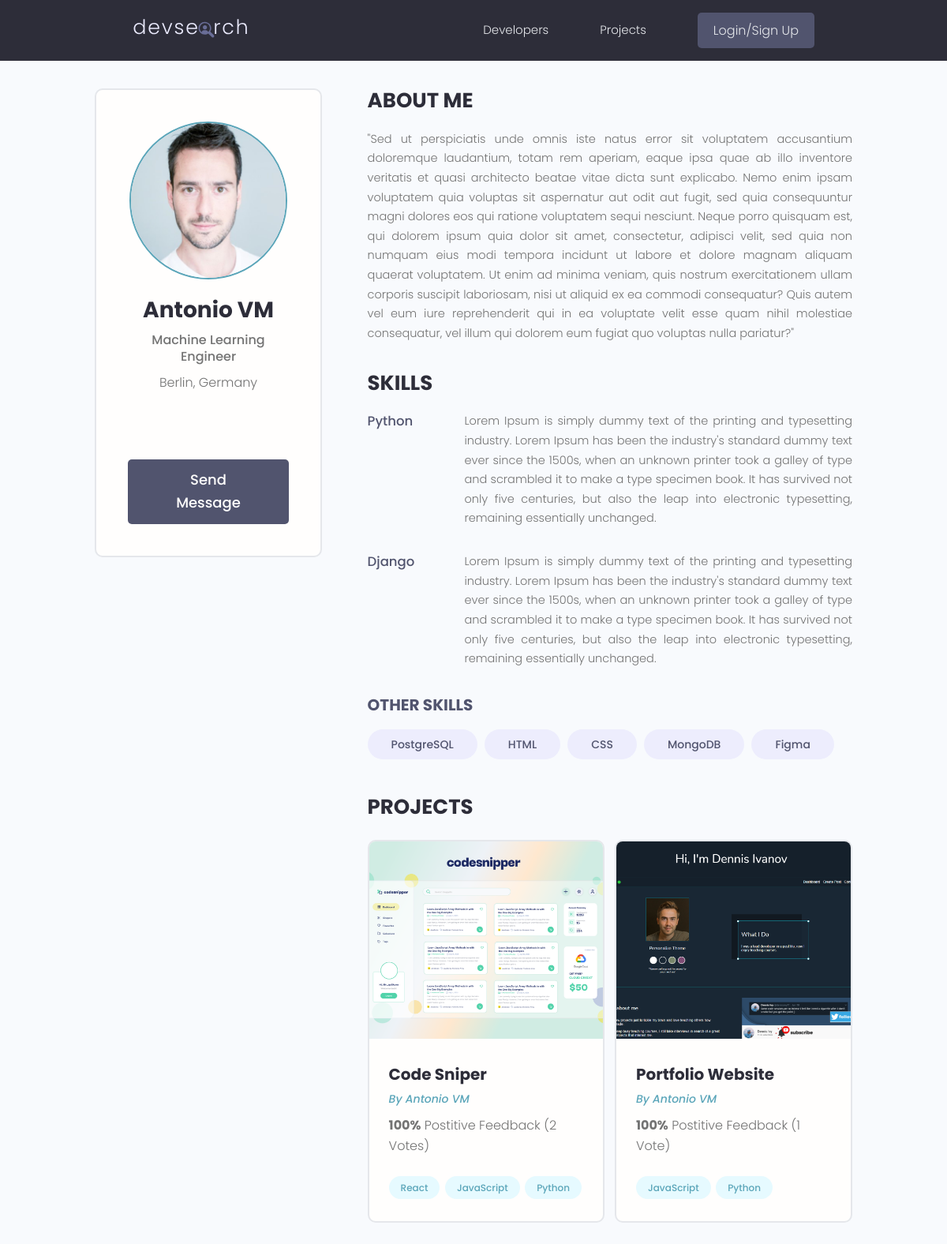
The app's page /profile/a56152d3-19b6-44ce-b52c-3389d2f75942/ with its own data.
### users/models.py (models this page shows, shortened)
class Profile(models.Model):
    user = models.OneToOneField(
        User, on_delete=models.CASCADE, null=True, blank=True)
    name = models.CharField(max_length=200, null=True, blank=True)
    email = models.EmailField(max_length=500, blank=True, null=True)
    username = models.CharField(max_length=200, null=True, blank=True)
    location = models.CharField(max_length=200, null=True, blank=True)
    short_intro = models.CharField(max_length=200, blank=True, null=True)
    bio = models.TextField(blank=True, null=True)
    profile_image = models.ImageField(
        null=True, blank=True, upload_to='profiles/',
        default='profiles/user-default.png')
    social_github = models.CharField(max_length=200, null=True, blank=True)
    social_twitter = models.CharField(max_length=200, null=True, blank=True)
    social_linkedin = models.CharField(max_length=200, null=True, blank=True)
    social_youtube = models.CharField(max_length=200, null=True, blank=True)
    social_website = models.CharField(max_length=200, null=True, blank=True)
    created = models.DateTimeField(auto_now_add=True)
    id = models.UUIDField(default=uuid.uuid4,
                            unique=True,
                            primary_key=True,
                            editable=False)
    class Meta:
        ordering = ['created']
    @property
    def imageURL(self):
        try:
            url = self.profile_image.url
        except:
            url = ''
        return url

class Skill(models.Model):
    owner = models.ForeignKey(
        Profile, on_delete=models.CASCADE, null=True, blank=True)
    name = models.CharField(max_length=200, null=True, blank=True)
    description = models.TextField(null=True, blank=True)
    created = models.DateTimeField(auto_now_add=True)
    id = models.UUIDField(default=uuid.uuid4,
                            unique=True,
                            primary_key=True,
                            editable=False)
    def __str__(self):
        return str(self.name)

### projects/models.py (models this page shows, shortened)
class Project(models.Model):
    owner = models.ForeignKey(
        Profile, null=True, blank=True, on_delete=models.CASCADE)
    title = models.CharField(max_length=200)
    description = models.TextField(null=True, blank=True)
    featured_image = models.ImageField(null=True, blank=True, default="default.jpg")
    demo_link = models.CharField(max_length=2000, null=True, blank=True)
    source_link = models.CharField(max_length=2000, null=True, blank=True)
    tags = models.ManyToManyField('Tag', blank=True)
    vote_total = models.IntegerField(default=0, null=True, blank=True)
    vote_ratio = models.IntegerField(default=0, null=True, blank=True)
    created = models.DateTimeField(auto_now_add=True)
    id = models.UUIDField(default=uuid.uuid4,
                            unique=True,
                            primary_key=True,
                            editable=False)
    class Meta:
        ordering = ['-vote_ratio','-vote_total', 'title']
    @property
    def imageURL(self):
        try:
            url = self.featured_image.url
        except:
            url = ''
        return url

class Tag(models.Model):
    name = models.CharField(max_length=200)
    created = models.DateTimeField(auto_now_add=True)
    id = models.UUIDField(default=uuid.uuid4,
                            unique=True,
                            primary_key=True,
                            editable=False)
    def __str__(self):
        return self.name

### users/views.py (the view)
# urls.py: path("profile/<str:pk>/", views.userProfile, name="user-profile"),
def userProfile(request, pk):
    profile = Profile.objects.get(id=pk)
    topSkills = profile.skill_set.exclude(description__exact="")
    otherSkills = profile.skill_set.filter(description="")
    context = {'profile': profile,
                'topSkills':topSkills, 'otherSkills':otherSkills }
    return render(request, 'users/user-profile.html', context)

### users/templates/users/user-profile.html (shortened to what this page needs)
{% extends 'main.html' %}
{% block content %}
<main class="profile my-md">
  <div class="container">
    <div class="layout">
      <div class="column column--1of3">
        <div class="card text-center">
          <div class="card__body dev">
            <img class="avatar avatar--xl" src="{{ profile.imageURL }}" />
            <h2 class="dev__name">{{profile.name}}</h2>
            <p class="dev__title">{{profile.short_intro}}</p>
            <p class="dev__location">{{profile.location}}</p>
            <ul class="dev__social">
            </ul>
						{% if request.user.profile.id != profile.id %}
            <a href="{% url 'create-message' profile.id %}" class="btn btn--sub btn--lg">Send Message </a>
						{% endif %}
					</div>
        </div>
			</div>
      <div class="column column--2of3">
        <div class="devInfo">
          <h3 class="devInfo__title">About Me</h3>
          <p class="devInfo__about">{{profile.bio}}</p>
        </div>
        <div class="devInfo">
          <h3 class="devInfo__title">Skills</h3>
          <div class="devInfo__skills">
						{% for skill in topSkills %}
							<div class="devSkill">
									<h4 class="devSkill__title">{{skill.name}}</h4>
									<p class="devSkill__info">{{skill.description}}</p>
							</div>
						{% endfor %}
						<h3 class="devInfo__subtitle">Other Skills</h3>
						<div class="devInfo__otherSkills">
							{% for skill in otherSkills %}
								<span class="tag tag--pill tag--sub tag--lg">
										<small>{{skill}}</small>
								</span>
							{% endfor %}
						</div>
          </div>
        </div>
        <div class="devInfo">
          <h3 class="devInfo__title">Projects</h3>
          <div class="grid grid--two">
						{% for project in profile.project_set.all %}
							<div class="column">
								<div class="card project">
									<a href="{% url 'project' project.id %}" class="project">
										<img class="project__thumbnail" src="{{project.imageURL}}" alt="project thumbnail" />
										<div class="card__body">
											<h3 class="project__title">{{project.title}}</h3>
											<p><a class="project__author" href="{% url 'user-profile' project.owner.id %}">By {{project.owner.name}}</a></p>
											<p class="project--rating">
													<span style="font-weight: bold;">{{project.vote_ratio}}%</span>
													Postitive Feedback ({{project.vote_total}} Vote{{project.vote_total|pluralize:"s"}})
											</p>
											<div class="project__tags">
												{% for tag in project.tags.all %}
													<span class="tag tag--pill tag--main">
															<small>{{tag}}</small>
													</span>
												{% endfor %}
											</div>
										</div>
									</a>
								</div>
							</div>
						{% endfor %}
          </div>
        </div>
      </div>
    </div>
  </div>
</main>
{% endblock content %}

### static/styles/app.css (style rules this page uses)
:root { --color-sub: #2d2d39; }
.btn--sub { background-color: var(--color-sub-light); }
.card { border: 2px solid var(--color-light); }
img { width: 100%; }
.profile .card > .dev { padding: 4rem; }
.dev__name { color: var(--color-sub); font-size: 2.8rem; font-weight: 700; margin-top: 1rem; margin-bottom: 0.5rem; }
.dev__title { font-size: 1.6rem; font-weight: 500; line-height: 1.3; }
.dev__location { margin-top: 1rem; }
.dev__social { margin: 3rem 0; list-style: none; display: flex; justify-content: center; gap: 1.5rem; }
.devInfo { margin-bottom: 3rem; }
.devInfo__title, .devInfo__subtitle { font-size: 2.6rem; color: var(--color-sub); text-transform: uppercase; font-weight: 700; margin-bottom: 1.5rem; }
.devInfo__subtitle { font-size: 2rem; color: var(--color-sub-light); }
.devInfo__about, .devSkill__info { font-size: 1.45rem; line-height: 1.7; text-align: justify; }
.devSkill { margin-bottom: 3rem; }
.devSkill__title { font-size: 1.65rem; font-weight: 500; color: var(--color-sub-light); }
@media screen and (min-width: 700px) { .devSkill { display: flex; justify-content: space-between; gap: 3rem; } }
@media screen and (min-width: 700px) { .devSkill__info { flex-basis: 80%; } }
.project__author { font-size: 1.4rem; font-style: italic; }
.project--rating { margin-bottom: 1.6em; margin-top: .5em; }
.project__thumbnail { height: 25rem; object-fit: cover; object-position: top center; }
.project__title { font-size: 2rem; font-weight: 700; color: var(--color-sub); }

### static/uikit/styles/modules/_variables.css (style rules this page uses)
:root { --color-main: #5aa5b9; --color-main-light: #e6faff; --color-sub: #3f4156; --color-sub-light: #51546e; --color-sub-lighter: #ededfd; --color-text: #737373; --color-gray: #8b8b8b; --color-light: #e5e7eb; --color-light-gray: #767676; --color-bg: #f8fafd; --color-white: #fffefd; --color-white-light: #f3f3f3; --color-success: #359e64; --color-success-bg: #def8e8; --color-error: #fc4b0b; --color-error-bg: #fff2ee; --font-base: 'Poppins', arial, helvetica, 'Segoe UI', roboto, ubuntu, sans-serif; --font-monospace: 'Fira Code', 'Courier New', courier, monospace; --font-regular: 300; --font-medium: 500; --font-bold: 700; --generic-shadow: 1px 1px 5px #00000010; --generic-transition: all 0.3s ease-in-out; }

### static/uikit/styles/modules/_base.css (style rules this page uses)
* { margin: 0; padding: 0; box-sizing: border-box; text-rendering: optimizeLegibility; color: inherit; font-size: inherit; }
html { font-size: 50%; }
@media only screen and (min-width: 480px) { html { font-size: 56.25%; } }
@media only screen and (min-width: 1200px) { html { font-size: 62.5%; } }
body { line-height: 1.6; font-weight: 400; font-size: 1.5rem; color: var(--color-text); background-color: var(--color-bg); min-height: 100vh; }

### static/uikit/styles/modules/_typography.css (style rules this page uses)
* { font-family: var(--font-base); }
h2 { font-size: 3.6rem; font-weight: var(--font-bold); }
h3 { font-size: 3.2rem; font-weight: var(--font-medium); }
h4 { font-size: 2.8rem; font-weight: var(--font-medium); }
p, span, strong { font-size: 1.6rem; color: var(--color-text); font-weight: var(--font-regular); }
a { padding-bottom: 2px; text-decoration: none; display: inline-block; color: var(--color-main); font-weight: var(--font-medium); }

### static/uikit/styles/modules/_utilities.css (style rules this page uses)
.container { width: 92%; max-width: 165rem; margin: 0 auto; box-sizing: border-box; }
@media screen and (min-width: 1000px) { .container { width: 90%; } }
@media screen and (min-width: 1200px) { .container { width: 80%; } }
.text-center { text-align: center; }
.my-md { margin: 3rem auto; }

### static/uikit/styles/modules/_avatar.css (style rules this page uses)
.avatar { border-radius: 50%; border: 2px solid var(--color-main); object-fit: cover; }
.avatar--xl { height: 20rem; width: 20rem; }

### static/uikit/styles/modules/_button.css (style rules this page uses)
.btn { display: inline-block; position: relative; cursor: pointer; background-color: var(--color-light); font-weight: var(--font-medium); color: var(--color-sub); text-decoration: none; padding: 1rem 2rem; border-radius: 0.5rem; border: none; width: -webkit-fit-content; width: -moz-fit-content; width: fit-content; height: -webkit-fit-content; height: -moz-fit-content; height: fit-content; font-size: 1.6rem; outline-width: 0; outline-color: transparent; -webkit-backface-visibility: hidden; backface-visibility: hidden; transition: all 0.3s ease-in-out; }
.btn--sub { background-color: var(--color-sub); color: var(--color-white); }
.btn--lg { font-size: 1.8rem; padding: 1.2rem 4.5rem; }

### static/uikit/styles/modules/_card.css (style rules this page uses)
.card { border-radius: 1rem; background-color: var(--color-white); border: 1.5px solid var(--color-light); width: auto; height: auto; margin-top: 0.5rem; margin-bottom: 0.5rem; overflow: hidden; }
.card__body, .card__header { padding: 2rem 2.5rem; }

### records on screen
Profile: imageURL (picture), name "Antonio VM", short_intro "Machine Learning Engineer", location "Berlin, Germany", bio "\"Sed ut perspiciatis unde omnis iste natus error sit voluptatem accusantium doloremque laudantium, totam rem aperiam, eaque ipsa quae ab illo inventore veritatis et quasi architecto beatae vitae dicta sunt explicabo. Nemo enim ipsam voluptatem quia voluptas sit aspernatur aut odit aut fugit, sed quia consequuntur magni dolores eos qui ratione voluptatem sequi nesciunt. Neque porro quisquam est, qui dolorem ipsum quia dolor sit amet, consectetur, adipisci velit, sed quia non numquam eius modi tempora incidunt ut labore et dolore magnam aliquam quaerat voluptatem. Ut enim ad minima veniam, quis nostrum exercitationem ullam corporis suscipit laboriosam, nisi ut aliquid ex ea commodi…"
Skill: name "Python", description "Lorem Ipsum is simply dummy text of the printing and typesetting industry. Lorem Ipsum has been the industry's standard dummy text ever since the 1500s, when an unknown printer took a galley of type and scrambled it to make a type specimen book. It has survived not only five centuries, but also the leap into electronic typesetting, remaining essentially unchanged."
Skill: name "Django", description "Lorem Ipsum is simply dummy text of the printing and typesetting industry. Lorem Ipsum has been the industry's standard dummy text ever since the 1500s, when an unknown printer took a galley of type and scrambled it to make a type specimen book. It has survived not only five centuries, but also the leap into electronic typesetting, remaining essentially unchanged."
Skill: name "PostgreSQL"
Skill: name "HTML"
Skill: name "CSS"
Skill: name "MongoDB"
Skill: name "Figma"
Project: imageURL (picture), title "Code Sniper", owner.name "Antonio VM", vote_ratio "100", vote_total "2"
Tag: name "React"
Tag: name "JavaScript"
Tag: name "Python"
Project: imageURL (picture), title "Portfolio Website", owner.name "Antonio VM", vote_ratio "100", vote_total "1"
